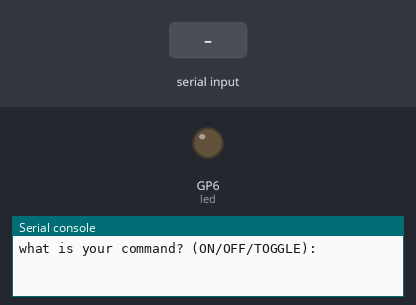
Bench run of a program on a simulated Raspberry Pi Pico running MicroPython. Shown: output pins drawn as LEDs (lit = HIGH), the last lines printed to the serial console. Inputs (shaded band) come from the test bench.

Above: at 1.2 s.
1.3 s: "ON" typed at the serial console, then Enter
At 2.4 s:
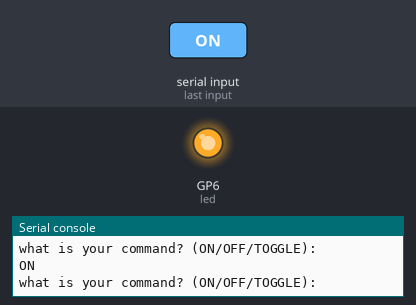
2.8 s: "OFF" typed at the serial console, then Enter
At 3.6 s:
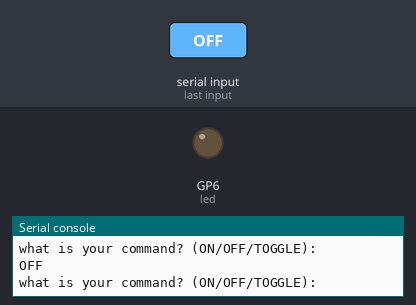
4.3 s: "TOGGLE" typed at the serial console, then Enter
At 4.7 s:
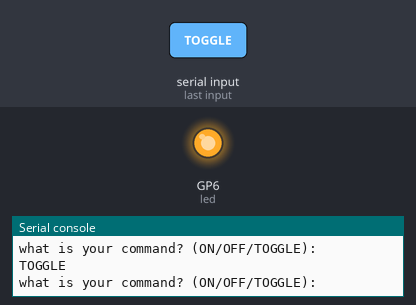
Timing chart, 0 to 7.3 s (numbered marks = the images above; inputs shaded):
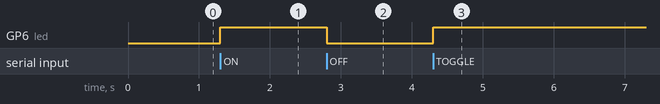

Measured:
- after the input at 1.3 s, GP6 (led): LOW → HIGH at once
- after the input at 2.8 s, GP6 (led): HIGH → LOW at once
- after the input at 4.3 s, GP6 (led): LOW → HIGH at once

The program:

controlling_led_light_using_if_else_statement_project.py
```python
from machine import Pin
import time

led = Pin(6, Pin.OUT)

while True:
    CMD = input('what is your command? (ON/OFF/TOGGLE): ').strip()
    if (CMD.upper() == 'ON'):
        led.value(1)
    if (CMD.upper() == 'OFF'):
        led.value(0)
    if (CMD.upper() == 'TOGGLE'):
        led.toggle()
```
